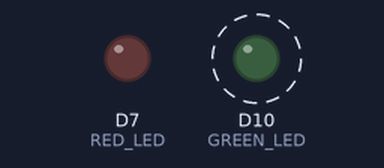
This program was run on a simulated Arduino Uno R4 WiFi. Parts: output pins drawn as LEDs (lit = HIGH). Dashed ring = blinking. WiFi joins after 1.5 s; servers stay silent unless stated; not simulated (calls return 0 or success): ../include/arduino_secrets.h; what the program prints to the serial monitor is not drawn.

Above: at 1.6 s.
Timing chart, 0 to 4.5 s (numbered marks = the images above):
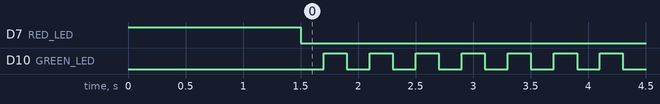

The program:

main.cpp
```cpp
#include <arduino.h>
#include <SPI.h>
#include <WiFiS3.h>

#include "../include/arduino_secrets.h"

void shutOff(uint8_t pin, uint8_t pinTwo);
void blink(uint8_t pin);
// Addressing
IPAddress subnet (255,255,240,0);
IPAddress gateway (192,168,1,1);
IPAddress local_ip (192,168,1,112);


// Status of WiFi
int status = WL_IDLE_STATUS;

const int GREEN_LED = 10;
const int RED_LED = 7;

char SSID[] = SECRET_SSID;
char PASS[] = SECRET_PASSWORD;
char IP[] = SECRET_IP;
char DNS[] = SECRET_DNS;
char SUBNET[] = SECRET_SUBNET;

unsigned long startMillis;
const unsigned long blinkTimer = 200;
const unsigned long disconnectTimer = 10000;

void setup()
{
  pinMode(GREEN_LED, OUTPUT);
  pinMode(RED_LED, OUTPUT);
  Serial.begin(9600);
  while (!Serial){} // Start serial first
  digitalWrite(RED_LED, HIGH);
  digitalWrite(GREEN_LED, LOW);
  startMillis = millis ();
  if (WiFi.status() == WL_NO_SHIELD)
  {
    Serial.println("WiFi shield not present");
    while(true);
  }

  // Config the WiFi to match your own
  WiFi.config(local_ip, gateway, subnet);

  // Loop while status is not connected
  while(status != WL_CONNECTED)
  {
    Serial.print("Connecting to SSID:");
    Serial.println(SSID);
    status = WiFi.begin(SSID, PASS);
  }

  Serial.print("Connection to SSID: ");
  Serial.print(SSID);
  Serial.println(" successful");

  digitalWrite(GREEN_LED, HIGH);
  digitalWrite(RED_LED, LOW);
}

void loop()
{
  if (status == WL_CONNECTED)
  {

    if (millis() - startMillis >= blinkTimer)
    {
      blink(GREEN_LED);
      startMillis = millis();
      Serial.println("Running....");
    }
  }
}

void blink(uint8_t pin)
{
  digitalWrite(pin, !digitalRead(GREEN_LED));
}
void shutOff(uint8_t pin, uint8_t pinTwo)
{
  digitalWrite(pin, LOW);
  digitalWrite(pinTwo, LOW);
}
```

Measured:
- by itself, D10 (GREEN_LED): alternates HIGH for 0.20 s and LOW for 0.20 s
